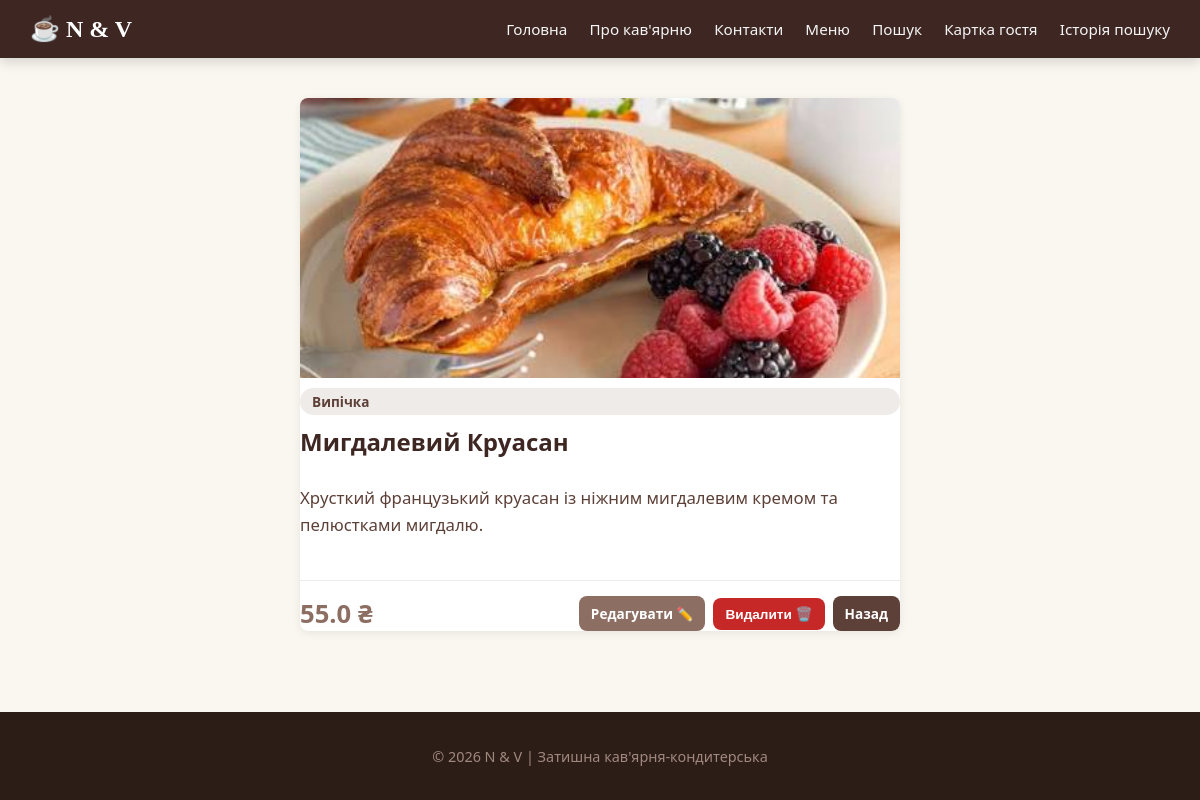
Screenshot of /item/6 with the database file from the repository.
### tables this page shows
CREATE TABLE menu_items (
            id INTEGER PRIMARY KEY AUTOINCREMENT,
            title TEXT NOT NULL,
            price REAL NOT NULL,
            description TEXT,
            image TEXT,
            category_id INTEGER,
            FOREIGN KEY (category_id) REFERENCES categories(id)
        );

CREATE TABLE categories (
            id INTEGER PRIMARY KEY AUTOINCREMENT,
            name TEXT NOT NULL UNIQUE
        );

### app.py (the view)
@app.route("/item/<int:item_id>")
def item_detail(item_id):
    item = database.get_item_by_id(item_id)
    if item is None:
        return "Запис не знайдено", 404
    return render_template("item_detail.html", item=item)

### database.py (called while the page is built)
def get_connection():
    connection = sqlite3.connect(DATABASE)
    connection.row_factory = sqlite3.Row
    return connection

def get_item_by_id(item_id):
    connection = get_connection()
    item = connection.execute("""
        SELECT m.id, m.title, c.name as category_name, m.price, m.description, m.image
        FROM menu_items m
        LEFT JOIN categories c ON m.category_id = c.id
        WHERE m.id = ?
    """, (item_id,)).fetchone()
    connection.close()
    return item

### templates/item_detail.html (shortened to what this page needs)
{% extends 'base.html' %}
{% block content %}
    {% if item %}
        <div class="card" style="max-width: 600px; margin: 0 auto;">
            <img src="{{ url_for('static', filename='images/' + item.image) }}"
                 alt="{{ item.title }}"
                 class="item-img"
                 style="height: 280px;"
                 onerror="this.onerror=null; this.src='https://via.placeholder.com/600x280/efebe9/5d4037?text={{ item.title }}';">
            <span class="badge" style="margin-top: 10px;">{{ item.category_name }}</span>
            <h2 style="color: #3e2723; margin: 10px 0;">{{ item.title }}</h2>
            <p style="font-size: 1.05rem; color: #5d4037; line-height: 1.6;">{{ item.description }}</p>
            <div style="margin-top: 25px; padding-top: 15px; border-top: 1px solid #efebe9; display: flex; justify-content: space-between; align-items: center;">
                <span class="price" style="font-size: 1.6rem;">{{ item.price }} ₴</span>
                <div style="display: flex; gap: 8px; align-items: center;">
                    <a href="/edit/{{ item.id }}" class="btn" style="background: #8d6e63; font-size: 0.85rem; padding: 8px 12px;">Редагувати ✏️</a>
                    <form action="/delete/{{ item.id }}" method="POST" style="margin: 0;" onsubmit="return confirm('Ви впевнені, що хочете видалити цей товар?');">
                        <button type="submit" class="btn" style="background: #c62828; font-size: 0.85rem; padding: 8px 12px;">Видалити 🗑️</button>
                    </form>
                    <a href="/items" class="btn" style="font-size: 0.85rem; padding: 8px 12px;">Назад</a>
                </div>
            </div>
        </div>
    {% else %}
        <div class="alert">
            <h3>Помилка 404</h3>
            <p>Позицію з ID {{ item_id }} не знайдено в нашому меню.</p>
        </div>
        <p><a href="/items" class="btn">← Повернутися до меню</a></p>
    {% endif %}
{% endblock %}

### static/css/style.css (style rules this page uses)
* { box-sizing: border-box; }
html, body { height: 100%; margin: 0; padding: 0; }
body { display: flex; flex-direction: column; font-family: 'Segoe UI', Roboto, Helvetica, Arial, sans-serif; background-color: #faf6f0; color: #3e2723; }
.card { background: #ffffff; border-radius: 8px; overflow: hidden; box-shadow: 0 2px 8px rgba(0,0,0,0.08); display: flex; flex-direction: column; }
.card img { width: 100%; height: 200px; object-fit: cover; display: block; }
.price { font-weight: bold; color: #8d6e63; font-size: 1.25rem; }
.badge { background: #efebe9; color: #5d4037; padding: 4px 12px; border-radius: 20px; font-size: 0.85rem; font-weight: 600; display: inline-block; }
.btn { display: inline-block; padding: 10px 20px; background: #5d4037; color: white; text-decoration: none; border-radius: 8px; font-weight: 600; border: none; cursor: pointer; }

### rows the page displays
menu_items: image (picture), title "Мигдалевий Круасан", description "Хрусткий французький круасан із ніжним мигдалевим кремом та пелюстками мигдалю.", price "55.0"
categories: category_name "Випічка"
